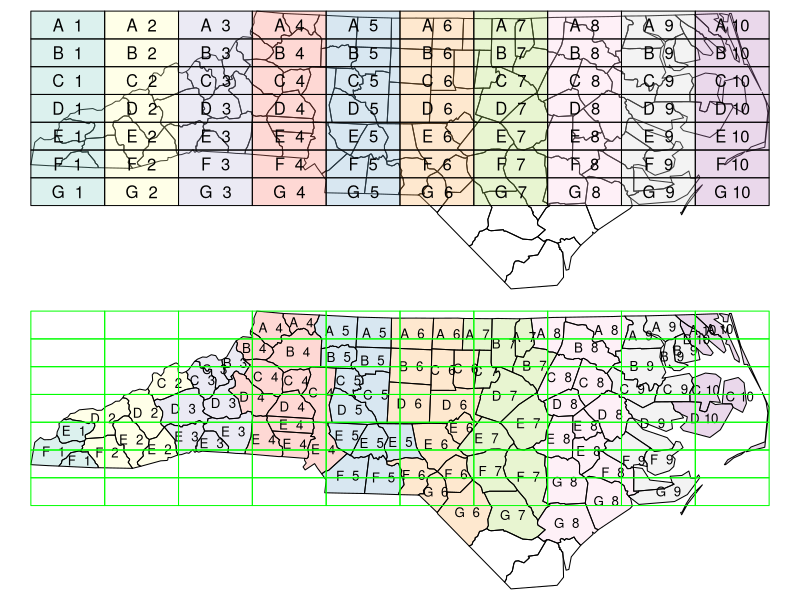
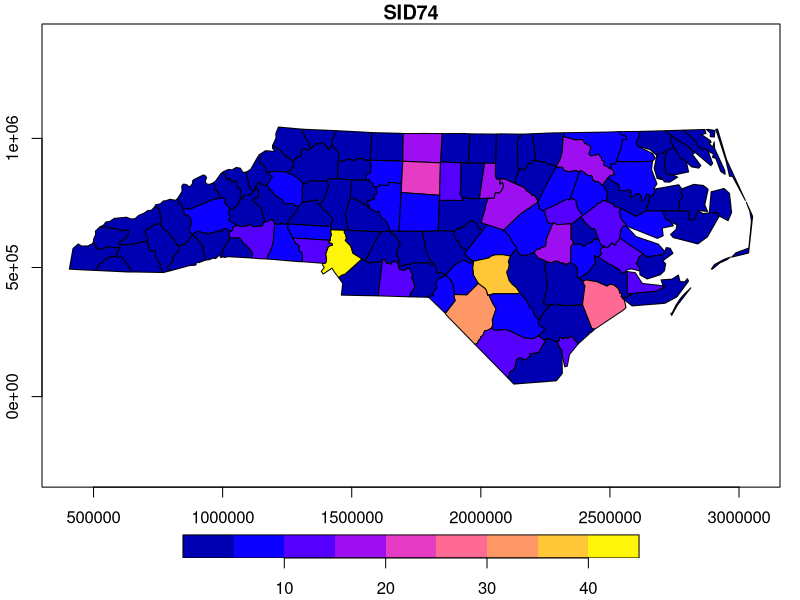
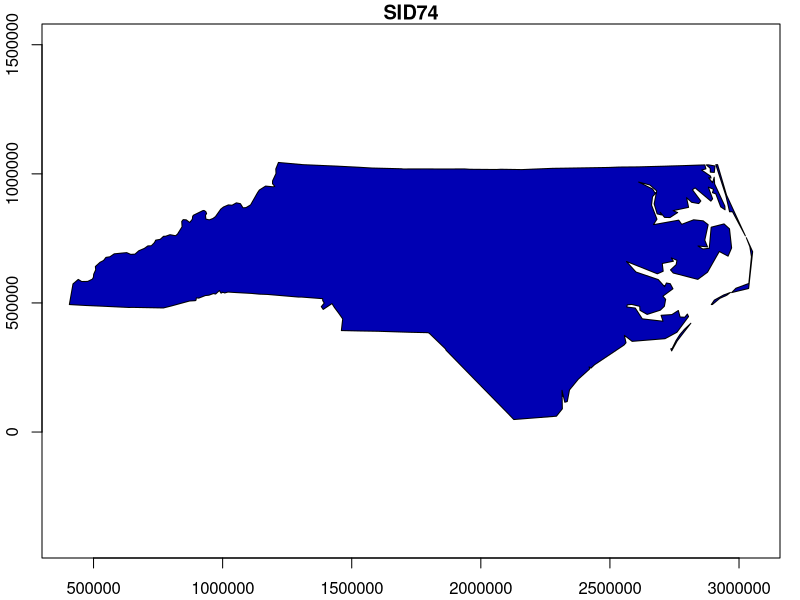

R code for these plots, in order: (Note: this script raises an error after producing the figures.)
## ---- chunk 1
library(sf)
library(dplyr)
system.file("gpkg/nc.gpkg", package="sf") %>%
	read_sf() %>%
	st_transform(32119) %>%
	select(BIR74, SID74, NAME) %>%
	st_centroid() %>%
	head(n = 1) -> x # save as x
st_geometry(x)[[1]]
## ---- chunk 2
# example of largest = TRUE:
nc <- st_transform(read_sf(system.file("shape/nc.shp", package="sf")), 2264)
gr = st_sf(
         label = apply(expand.grid(1:10, LETTERS[10:1])[,2:1], 1, paste0, collapse = " "),
         geom = st_make_grid(nc))
gr$col = sf.colors(10, categorical = TRUE, alpha = .3)
# cut, to check, NA's work out:
gr = gr[-(1:30),]
suppressWarnings(nc_j <- st_join(nc, gr, largest = TRUE))
# the two datasets:
opar = par(mfrow = c(2,1), mar = rep(0,4))
plot(st_geometry(nc_j))
plot(st_geometry(gr), add = TRUE, col = gr$col)
text(st_coordinates(st_centroid(st_geometry(gr))), labels = gr$label)
# the joined dataset:
plot(st_geometry(nc_j), border = 'black', col = nc_j$col)
text(st_coordinates(st_centroid(st_geometry(nc_j))), labels = nc_j$label, cex = .8)
plot(st_geometry(gr), border = 'green', add = TRUE)
par(opar)
## ---- chunk 3
plot(nc["SID74"], axes = TRUE)
sf_use_s2(TRUE)
nc$lng = st_coordinates(st_centroid(st_geometry(nc)))[,1] > -79
nc$lat = st_coordinates(st_centroid(st_geometry(nc)))[,2] > 35.5
nc.grp = aggregate(nc["SID74"], list(nc$lng, nc$lat), sum)
plot(nc.grp["SID74"], axes = TRUE)
## ---- chunk 4
a = aggregate(nc["SID74"], gr, sum)
c(sid74_sum_counties = sum(nc$SID74), sid74_sum_rectangles = sum(a, na.rm = TRUE))
